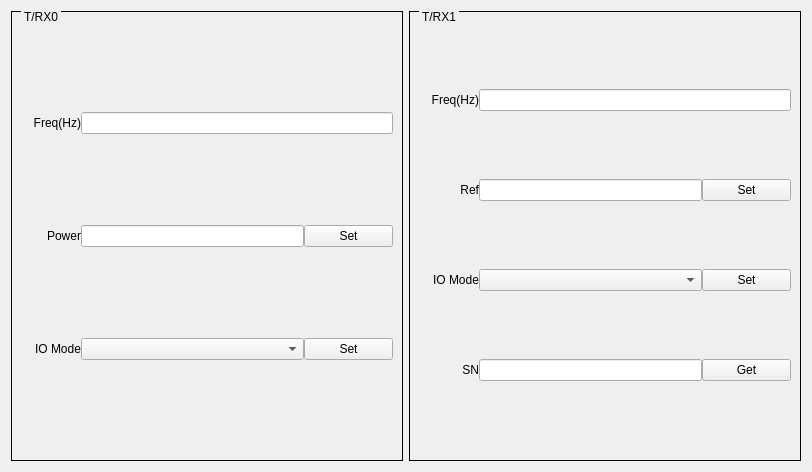
<?xml version="1.0" encoding="UTF-8"?>
<ui version="4.0">
 <class>Q_SP9500X_RRH_Widget</class>
 <widget class="QWidget" name="Q_SP9500X_RRH_Widget">
  <property name="geometry">
   <rect>
    <x>0</x>
    <y>0</y>
    <width>812</width>
    <height>472</height>
   </rect>
  </property>
  <property name="windowTitle">
   <string>Dialog</string>
  </property>
  <layout class="QHBoxLayout" name="horizontalLayout" stretch="1,1">
   <item>
    <widget class="QGroupBox" name="groupBoxTx">
     <property name="styleSheet">
      <string notr="true">QGroupBox{ border:1px solid black; margin-top:0.5ex; }
QGroupBox::title { subcontrol-origin:margin; subcontrol-position:top left; top:-1px; left:10px; margin-left: 0px; padding:0 1px; }</string>
     </property>
     <property name="title">
      <string>T/RX0</string>
     </property>
     <layout class="QHBoxLayout" name="horizontalLayout_19">
      <item>
       <layout class="QVBoxLayout" name="verticalLayoutTx">
        <property name="spacing">
         <number>0</number>
        </property>
        <item>
         <layout class="QHBoxLayout" name="horizontalLayoutTx0">
          <property name="spacing">
           <number>0</number>
          </property>
          <item>
           <widget class="QLabel" name="labelTXFreq">
            <property name="sizePolicy">
             <sizepolicy hsizetype="Fixed" vsizetype="Fixed">
              <horstretch>0</horstretch>
              <verstretch>0</verstretch>
             </sizepolicy>
            </property>
            <property name="minimumSize">
             <size>
              <width>60</width>
              <height>16</height>
             </size>
            </property>
            <property name="text">
             <string>Freq(Hz)</string>
            </property>
            <property name="alignment">
             <set>Qt::AlignRight|Qt::AlignTrailing|Qt::AlignVCenter</set>
            </property>
           </widget>
          </item>
          <item>
           <widget class="QFreqScrollLineEdit" name="lineEditTXFreq">
            <property name="sizePolicy">
             <sizepolicy hsizetype="Expanding" vsizetype="Fixed">
              <horstretch>5</horstretch>
              <verstretch>0</verstretch>
             </sizepolicy>
            </property>
           </widget>
          </item>
         </layout>
        </item>
        <item>
         <layout class="QHBoxLayout" name="horizontalLayoutTx5_3">
          <property name="spacing">
           <number>0</number>
          </property>
          <item>
           <widget class="QLabel" name="labelTXLMX2594_0">
            <property name="sizePolicy">
             <sizepolicy hsizetype="Fixed" vsizetype="Fixed">
              <horstretch>0</horstretch>
              <verstretch>0</verstretch>
             </sizepolicy>
            </property>
            <property name="minimumSize">
             <size>
              <width>60</width>
              <height>16</height>
             </size>
            </property>
            <property name="text">
             <string>Power</string>
            </property>
            <property name="alignment">
             <set>Qt::AlignRight|Qt::AlignTrailing|Qt::AlignVCenter</set>
            </property>
           </widget>
          </item>
          <item>
           <widget class="QLineEdit" name="lineEditTXPwr">
            <property name="sizePolicy">
             <sizepolicy hsizetype="Expanding" vsizetype="Fixed">
              <horstretch>5</horstretch>
              <verstretch>0</verstretch>
             </sizepolicy>
            </property>
           </widget>
          </item>
          <item>
           <widget class="QPushButton" name="pushButtonSetTXPwr">
            <property name="sizePolicy">
             <sizepolicy hsizetype="Expanding" vsizetype="Fixed">
              <horstretch>2</horstretch>
              <verstretch>0</verstretch>
             </sizepolicy>
            </property>
            <property name="text">
             <string>Set</string>
            </property>
           </widget>
          </item>
         </layout>
        </item>
        <item>
         <layout class="QHBoxLayout" name="horizontalLayoutTx1_2">
          <property name="spacing">
           <number>0</number>
          </property>
          <item>
           <widget class="QLabel" name="labelTXIOMode">
            <property name="sizePolicy">
             <sizepolicy hsizetype="Fixed" vsizetype="Fixed">
              <horstretch>0</horstretch>
              <verstretch>0</verstretch>
             </sizepolicy>
            </property>
            <property name="minimumSize">
             <size>
              <width>60</width>
              <height>16</height>
             </size>
            </property>
            <property name="text">
             <string>IO Mode</string>
            </property>
            <property name="alignment">
             <set>Qt::AlignRight|Qt::AlignTrailing|Qt::AlignVCenter</set>
            </property>
           </widget>
          </item>
          <item>
           <widget class="QComboBox" name="comboBoxTX0IOMode">
            <property name="sizePolicy">
             <sizepolicy hsizetype="Expanding" vsizetype="Fixed">
              <horstretch>5</horstretch>
              <verstretch>0</verstretch>
             </sizepolicy>
            </property>
           </widget>
          </item>
          <item>
           <widget class="QPushButton" name="pushButtonSetTX0IOMode">
            <property name="sizePolicy">
             <sizepolicy hsizetype="Expanding" vsizetype="Fixed">
              <horstretch>2</horstretch>
              <verstretch>0</verstretch>
             </sizepolicy>
            </property>
            <property name="text">
             <string>Set</string>
            </property>
           </widget>
          </item>
         </layout>
        </item>
       </layout>
      </item>
     </layout>
    </widget>
   </item>
   <item>
    <widget class="QGroupBox" name="groupBoxRx">
     <property name="styleSheet">
      <string notr="true">QGroupBox{ border:1px solid black; margin-top:0.5ex; }
QGroupBox::title { subcontrol-origin:margin; subcontrol-position:top left; top:-1px; left:10px; margin-left: 0px; padding:0 1px; }</string>
     </property>
     <property name="title">
      <string>T/RX1</string>
     </property>
     <layout class="QHBoxLayout" name="horizontalLayout_20">
      <item>
       <layout class="QVBoxLayout" name="verticalLayoutRx">
        <property name="spacing">
         <number>0</number>
        </property>
        <item>
         <layout class="QHBoxLayout" name="horizontalLayoutRx0">
          <property name="spacing">
           <number>0</number>
          </property>
          <item>
           <widget class="QLabel" name="labelRXFreq">
            <property name="sizePolicy">
             <sizepolicy hsizetype="Fixed" vsizetype="Fixed">
              <horstretch>0</horstretch>
              <verstretch>0</verstretch>
             </sizepolicy>
            </property>
            <property name="minimumSize">
             <size>
              <width>60</width>
              <height>16</height>
             </size>
            </property>
            <property name="text">
             <string>Freq(Hz)</string>
            </property>
            <property name="alignment">
             <set>Qt::AlignRight|Qt::AlignTrailing|Qt::AlignVCenter</set>
            </property>
           </widget>
          </item>
          <item>
           <widget class="QFreqScrollLineEdit" name="lineEditRXFreq">
            <property name="sizePolicy">
             <sizepolicy hsizetype="Expanding" vsizetype="Fixed">
              <horstretch>5</horstretch>
              <verstretch>0</verstretch>
             </sizepolicy>
            </property>
           </widget>
          </item>
         </layout>
        </item>
        <item>
         <layout class="QHBoxLayout" name="horizontalLayoutTx5_5">
          <property name="spacing">
           <number>0</number>
          </property>
          <item>
           <widget class="QLabel" name="labelTXLMX2594_2">
            <property name="sizePolicy">
             <sizepolicy hsizetype="Fixed" vsizetype="Fixed">
              <horstretch>0</horstretch>
              <verstretch>0</verstretch>
             </sizepolicy>
            </property>
            <property name="minimumSize">
             <size>
              <width>60</width>
              <height>16</height>
             </size>
            </property>
            <property name="text">
             <string>Ref</string>
            </property>
            <property name="alignment">
             <set>Qt::AlignRight|Qt::AlignTrailing|Qt::AlignVCenter</set>
            </property>
           </widget>
          </item>
          <item>
           <widget class="QLineEdit" name="lineEditRXRef">
            <property name="sizePolicy">
             <sizepolicy hsizetype="Expanding" vsizetype="Fixed">
              <horstretch>5</horstretch>
              <verstretch>0</verstretch>
             </sizepolicy>
            </property>
           </widget>
          </item>
          <item>
           <widget class="QPushButton" name="pushButtonSetRXRef">
            <property name="sizePolicy">
             <sizepolicy hsizetype="Expanding" vsizetype="Fixed">
              <horstretch>2</horstretch>
              <verstretch>0</verstretch>
             </sizepolicy>
            </property>
            <property name="text">
             <string>Set</string>
            </property>
           </widget>
          </item>
         </layout>
        </item>
        <item>
         <layout class="QHBoxLayout" name="horizontalLayoutTx1_3">
          <property name="spacing">
           <number>0</number>
          </property>
          <item>
           <widget class="QLabel" name="labelTXIOMode_2">
            <property name="sizePolicy">
             <sizepolicy hsizetype="Fixed" vsizetype="Fixed">
              <horstretch>0</horstretch>
              <verstretch>0</verstretch>
             </sizepolicy>
            </property>
            <property name="minimumSize">
             <size>
              <width>60</width>
              <height>16</height>
             </size>
            </property>
            <property name="text">
             <string>IO Mode</string>
            </property>
            <property name="alignment">
             <set>Qt::AlignRight|Qt::AlignTrailing|Qt::AlignVCenter</set>
            </property>
           </widget>
          </item>
          <item>
           <widget class="QComboBox" name="comboBoxTX1IOMode">
            <property name="sizePolicy">
             <sizepolicy hsizetype="Expanding" vsizetype="Fixed">
              <horstretch>5</horstretch>
              <verstretch>0</verstretch>
             </sizepolicy>
            </property>
           </widget>
          </item>
          <item>
           <widget class="QPushButton" name="pushButtonSetTX0IOMode_2">
            <property name="sizePolicy">
             <sizepolicy hsizetype="Expanding" vsizetype="Fixed">
              <horstretch>2</horstretch>
              <verstretch>0</verstretch>
             </sizepolicy>
            </property>
            <property name="text">
             <string>Set</string>
            </property>
           </widget>
          </item>
         </layout>
        </item>
        <item>
         <layout class="QHBoxLayout" name="horizontalLayoutRx8">
          <property name="spacing">
           <number>0</number>
          </property>
          <item>
           <widget class="QLabel" name="labelSN">
            <property name="sizePolicy">
             <sizepolicy hsizetype="Fixed" vsizetype="Fixed">
              <horstretch>0</horstretch>
              <verstretch>0</verstretch>
             </sizepolicy>
            </property>
            <property name="minimumSize">
             <size>
              <width>60</width>
              <height>16</height>
             </size>
            </property>
            <property name="text">
             <string>SN</string>
            </property>
            <property name="alignment">
             <set>Qt::AlignRight|Qt::AlignTrailing|Qt::AlignVCenter</set>
            </property>
           </widget>
          </item>
          <item>
           <widget class="QLineEdit" name="lineEditSN">
            <property name="sizePolicy">
             <sizepolicy hsizetype="Expanding" vsizetype="Fixed">
              <horstretch>5</horstretch>
              <verstretch>0</verstretch>
             </sizepolicy>
            </property>
            <property name="readOnly">
             <bool>true</bool>
            </property>
           </widget>
          </item>
          <item>
           <widget class="QPushButton" name="pushButtonGetSN">
            <property name="sizePolicy">
             <sizepolicy hsizetype="Expanding" vsizetype="Fixed">
              <horstretch>2</horstretch>
              <verstretch>0</verstretch>
             </sizepolicy>
            </property>
            <property name="text">
             <string>Get</string>
            </property>
           </widget>
          </item>
         </layout>
        </item>
       </layout>
      </item>
     </layout>
    </widget>
   </item>
  </layout>
 </widget>
 <customwidgets>
  <customwidget>
   <class>QFreqScrollLineEdit</class>
   <extends>QLineEdit</extends>
   <header>scroll_lineedit.h</header>
  </customwidget>
 </customwidgets>
 <resources/>
 <connections/>
</ui>
